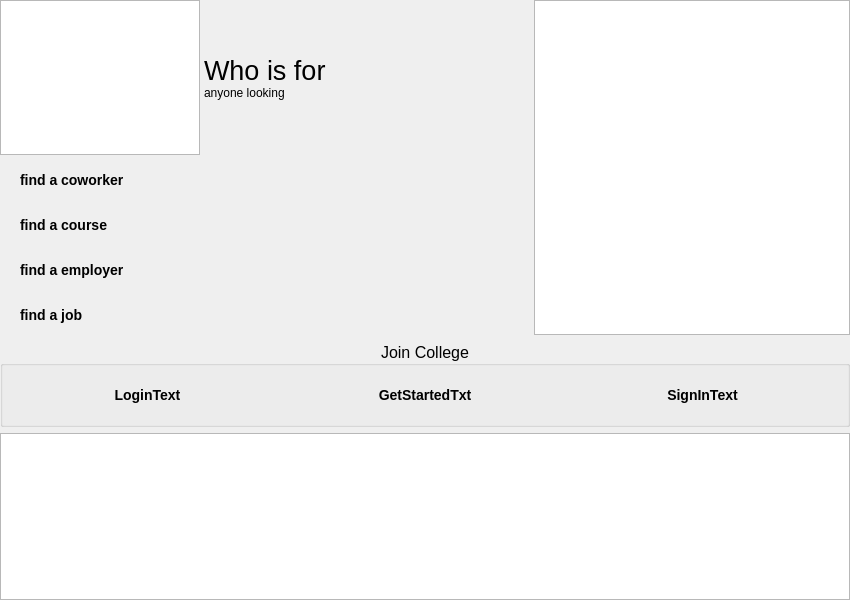
<?xml version="1.0" encoding="UTF-8"?>
<ui version="4.0">
 <class>MainWindow</class>
 <widget class="QMainWindow" name="MainWindow">
  <property name="geometry">
   <rect>
    <x>0</x>
    <y>0</y>
    <width>850</width>
    <height>600</height>
   </rect>
  </property>
  <property name="minimumSize">
   <size>
    <width>850</width>
    <height>600</height>
   </size>
  </property>
  <property name="windowTitle">
   <string notr="true">InLink</string>
  </property>
  <property name="styleSheet">
   <string notr="true">QPushButton {
	color: black;
    background-color: qlineargradient(x1: 0, y1: 0.5, x2: 1, y2: 0,
		stop: 0 #8C52FF, 
		stop: 1.0 #1BDAFF);
    border-radius: 10px;
    font: bold 14px;
    min-width: 10em;
    padding: 10px;
	margin: 2px 10px;
}

QPushButton:hover{
    background-color: qlineargradient(x1: 0.5, y1: 0.5, x2: 1, y2: 0,
		stop: 0 #8C52FF, 
		stop: 1.0 #1BDAFF);	
}

QPushButton:pressed{
	background-color: #8C52FF;
}</string>
  </property>
  <widget class="QWidget" name="centralwidget">
   <layout class="QGridLayout" name="gridLayout" rowstretch="2,0,1" columnstretch="5,3">
    <property name="leftMargin">
     <number>0</number>
    </property>
    <property name="topMargin">
     <number>0</number>
    </property>
    <property name="rightMargin">
     <number>0</number>
    </property>
    <property name="bottomMargin">
     <number>0</number>
    </property>
    <item row="0" column="1">
     <widget class="ImageViewer" name="WomanPicImageViewer">
      <property name="sizePolicy">
       <sizepolicy hsizetype="Minimum" vsizetype="Expanding">
        <horstretch>0</horstretch>
        <verstretch>0</verstretch>
       </sizepolicy>
      </property>
     </widget>
    </item>
    <item row="2" column="0" colspan="2">
     <widget class="FooterImageView" name="FooterPic">
      <property name="sizePolicy">
       <sizepolicy hsizetype="Expanding" vsizetype="Preferred">
        <horstretch>0</horstretch>
        <verstretch>0</verstretch>
       </sizepolicy>
      </property>
      <property name="sizeAdjustPolicy">
       <enum>QAbstractScrollArea::AdjustIgnored</enum>
      </property>
     </widget>
    </item>
    <item row="0" column="0">
     <layout class="QGridLayout" name="topLeftGridLayout" rowstretch="0,0,0,0,0,0,0" columnstretch="1,0">
      <property name="sizeConstraint">
       <enum>QLayout::SetFixedSize</enum>
      </property>
      <property name="horizontalSpacing">
       <number>4</number>
      </property>
      <property name="verticalSpacing">
       <number>5</number>
      </property>
      <item row="3" column="0" colspan="2">
       <widget class="QPushButton" name="FindCoworkerBtn">
        <property name="sizeIncrement">
         <size>
          <width>0</width>
          <height>0</height>
         </size>
        </property>
        <property name="font">
         <font>
          <pointsize>-1</pointsize>
          <italic>false</italic>
          <bold>true</bold>
         </font>
        </property>
        <property name="styleSheet">
         <string notr="true">text-align: left;</string>
        </property>
        <property name="text">
         <string>find a coworker</string>
        </property>
        <property name="icon">
         <iconset>
          <normaloff>:/icons/mini-icons/arrow-right.png</normaloff>:/icons/mini-icons/arrow-right.png</iconset>
        </property>
        <property name="default">
         <bool>false</bool>
        </property>
        <property name="flat">
         <bool>false</bool>
        </property>
       </widget>
      </item>
      <item row="6" column="0" colspan="2">
       <widget class="QPushButton" name="FindCourseBtn">
        <property name="font">
         <font>
          <pointsize>-1</pointsize>
          <italic>false</italic>
          <bold>true</bold>
         </font>
        </property>
        <property name="styleSheet">
         <string notr="true">text-align: left;</string>
        </property>
        <property name="text">
         <string>find a job</string>
        </property>
        <property name="icon">
         <iconset>
          <normaloff>:/icons/mini-icons/arrow-right.png</normaloff>:/icons/mini-icons/arrow-right.png</iconset>
        </property>
       </widget>
      </item>
      <item row="2" column="0">
       <widget class="ImageViewer" name="IconBox">
        <property name="sizePolicy">
         <sizepolicy hsizetype="Fixed" vsizetype="Fixed">
          <horstretch>0</horstretch>
          <verstretch>0</verstretch>
         </sizepolicy>
        </property>
        <property name="minimumSize">
         <size>
          <width>100</width>
          <height>100</height>
         </size>
        </property>
        <property name="maximumSize">
         <size>
          <width>200</width>
          <height>200</height>
         </size>
        </property>
       </widget>
      </item>
      <item row="2" column="1">
       <layout class="QVBoxLayout" name="LabelsLayout">
        <property name="spacing">
         <number>0</number>
        </property>
        <property name="sizeConstraint">
         <enum>QLayout::SetDefaultConstraint</enum>
        </property>
        <item>
         <spacer name="whoIsTopSpacer">
          <property name="orientation">
           <enum>Qt::Vertical</enum>
          </property>
          <property name="sizeHint" stdset="0">
           <size>
            <width>20</width>
            <height>40</height>
           </size>
          </property>
         </spacer>
        </item>
        <item>
         <widget class="QLabel" name="WhoIsLbl">
          <property name="sizePolicy">
           <sizepolicy hsizetype="Preferred" vsizetype="Fixed">
            <horstretch>0</horstretch>
            <verstretch>0</verstretch>
           </sizepolicy>
          </property>
          <property name="font">
           <font>
            <pointsize>20</pointsize>
           </font>
          </property>
          <property name="text">
           <string>Who is for</string>
          </property>
          <property name="alignment">
           <set>Qt::AlignBottom|Qt::AlignLeading|Qt::AlignLeft</set>
          </property>
          <property name="margin">
           <number>0</number>
          </property>
         </widget>
        </item>
        <item>
         <widget class="QLabel" name="AnyoneLookingLbl">
          <property name="sizePolicy">
           <sizepolicy hsizetype="Preferred" vsizetype="Fixed">
            <horstretch>0</horstretch>
            <verstretch>0</verstretch>
           </sizepolicy>
          </property>
          <property name="text">
           <string>anyone looking</string>
          </property>
          <property name="alignment">
           <set>Qt::AlignLeading|Qt::AlignLeft|Qt::AlignTop</set>
          </property>
          <property name="margin">
           <number>0</number>
          </property>
         </widget>
        </item>
        <item>
         <spacer name="whoIsBottomSpacer">
          <property name="orientation">
           <enum>Qt::Vertical</enum>
          </property>
          <property name="sizeHint" stdset="0">
           <size>
            <width>20</width>
            <height>40</height>
           </size>
          </property>
         </spacer>
        </item>
       </layout>
      </item>
      <item row="4" column="0" colspan="2">
       <widget class="QPushButton" name="FindNewJob">
        <property name="font">
         <font>
          <pointsize>-1</pointsize>
          <italic>false</italic>
          <bold>true</bold>
         </font>
        </property>
        <property name="styleSheet">
         <string notr="true">text-align: left</string>
        </property>
        <property name="text">
         <string>find a course</string>
        </property>
        <property name="icon">
         <iconset>
          <normaloff>:/icons/mini-icons/arrow-right.png</normaloff>:/icons/mini-icons/arrow-right.png</iconset>
        </property>
       </widget>
      </item>
      <item row="5" column="0" colspan="2">
       <widget class="QPushButton" name="FindEmployerBtn">
        <property name="font">
         <font>
          <pointsize>-1</pointsize>
          <italic>false</italic>
          <bold>true</bold>
         </font>
        </property>
        <property name="styleSheet">
         <string notr="true">text-align: left;</string>
        </property>
        <property name="text">
         <string>find a employer</string>
        </property>
        <property name="icon">
         <iconset>
          <normaloff>:/icons/mini-icons/arrow-right.png</normaloff>:/icons/mini-icons/arrow-right.png</iconset>
        </property>
       </widget>
      </item>
     </layout>
    </item>
    <item row="1" column="0" colspan="2">
     <widget class="QGroupBox" name="groupBox">
      <property name="font">
       <font>
        <pointsize>12</pointsize>
       </font>
      </property>
      <property name="title">
       <string>Join College</string>
      </property>
      <property name="alignment">
       <set>Qt::AlignCenter</set>
      </property>
      <layout class="QHBoxLayout" name="horizontalLayout">
       <item>
        <widget class="QPushButton" name="LoginBtn">
         <property name="text">
          <string>LoginText</string>
         </property>
        </widget>
       </item>
       <item>
        <widget class="QPushButton" name="GetStartedBtn">
         <property name="text">
          <string>GetStartedTxt</string>
         </property>
        </widget>
       </item>
       <item>
        <widget class="QPushButton" name="SignInBtn">
         <property name="text">
          <string>SignInText</string>
         </property>
        </widget>
       </item>
      </layout>
     </widget>
    </item>
   </layout>
  </widget>
  <widget class="QMenuBar" name="menubar">
   <property name="geometry">
    <rect>
     <x>0</x>
     <y>0</y>
     <width>850</width>
     <height>25</height>
    </rect>
   </property>
  </widget>
 </widget>
 <customwidgets>
  <customwidget>
   <class>ImageViewer</class>
   <extends>QGraphicsView</extends>
   <header>Components/imageviewer.h</header>
  </customwidget>
  <customwidget>
   <class>FooterImageView</class>
   <extends>QGraphicsView</extends>
   <header>Components/footerimageview.h</header>
  </customwidget>
 </customwidgets>
 <resources/>
 <connections/>
</ui>
